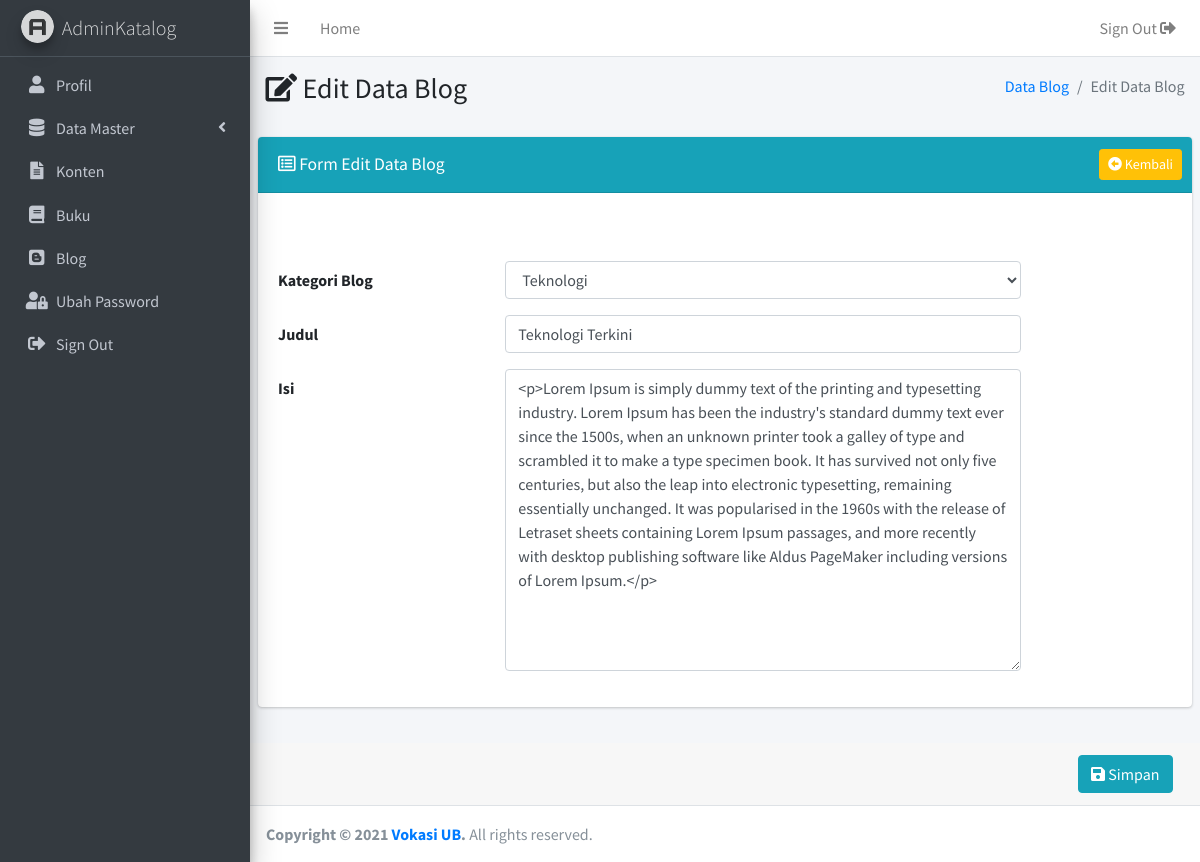
The page /admin/editblog.php?data=1 on the database its author committed.
### tables this page shows
CREATE TABLE `blog` (
  `id_blog` int(11) NOT NULL,
  `id_kategori_blog` int(11) DEFAULT NULL,
  `id_user` int(11) DEFAULT NULL,
  `tanggal` date NOT NULL DEFAULT '1999-01-01',
  `judul` varchar(255) DEFAULT NULL,
  `isi` text DEFAULT NULL
);

CREATE TABLE `kategori_blog` (
  `id_kategori_blog` int(11) NOT NULL,
  `kategori_blog` varchar(50) DEFAULT NULL
);

### admin/editblog.php (the view, shortened to what this page needs)
<?php
  include('../koneksi/koneksi.php');
  if(isset($_GET['data'])){
    $id_blog = $_GET['data'];
    $sql_b = "SELECT `judul`, `isi`, `id_kategori_blog`
    from `blog` where `id_blog` = '$id_blog'";
    $query_b = mysqli_query($koneksi,$sql_b);
    while($data_b = mysqli_fetch_row($query_b)){
       $judul= $data_b[0];
       $isi= $data_b[1];
       $id_kategori_blog= $data_b[2];
    }
  }
?>
<!DOCTYPE html>
<html>
<head>
<?php include("includes/head.php") ?>
</head>
<body class="hold-transition sidebar-mini layout-fixed">
<div class="wrapper">
<?php include("includes/header.php") ?>
  <?php include("includes/sidebar.php") ?>
  <div class="content-wrapper">
    <section class="content-header">
      <div class="container-fluid">
        <div class="row mb-2">
          <div class="col-sm-6">
            <h3><i class="fas fa-edit"></i> Edit Data Blog</h3>
          </div>
          <div class="col-sm-6">
            <ol class="breadcrumb float-sm-right">
              <li class="breadcrumb-item"><a href="blog.php">Data Blog</a></li>
              <li class="breadcrumb-item active">Edit Data Blog</li>
            </ol>
          </div>
        </div>
      </div>
    </section>
    <section class="content">
    <div class="card card-info">
      <div class="card-header">
        <h3 class="card-title"style="margin-top:5px;"><i class="far fa-list-alt"></i> Form Edit Data Blog</h3>
        <div class="card-tools">
          <a href="blog.php" class="btn btn-sm btn-warning float-right">
          <i class="fas fa-arrow-alt-circle-left"></i> Kembali</a>
        </div>
      </div>
      <form class="form-horizontal" method="post" action="konfirmasieditblog.php">
        <div class="card-body">
        <div class="form-group row">
            <label for="kategori" class="col-sm-3 col-form-label">Kategori Blog</label>
            <div class="col-sm-7">
              <select class="form-control" id="kategori" name="kategori" value="">
                <?php
                  $cat = $id_kategori_blog;
                  $sql_k = "SELECT `id_kategori_blog`, `kategori_blog` from `kategori_blog`";
                  $query_k = mysqli_query($koneksi,$sql_k);
                  while($data_k = mysqli_fetch_row($query_k)){
                    $id_kategori_blog = $data_k[0];
                    $kategori_blog = $data_k[1];
                ?>
                <option value="<?php echo $id_kategori_blog ?>"
                <?php if ($cat == $id_kategori_blog) {echo "selected";} ?>>
                <?php echo $kategori_blog;?></option>
                <?php }?>
              </select>
            </div>
          </div>
          <div class="form-group row">
            <label for="nim" class="col-sm-3 col-form-label">Judul</label>
            <div class="col-sm-7">
              <input type="text" class="form-control" name="judul" id="judul" value="<?php echo $judul ?>">
            </div>
          </div>
          <div class="form-group row">
            <label for="isi" class="col-sm-3 col-form-label">Isi</label>
            <div class="col-sm-7">
              <textarea class="form-control" name="isi" id="editor1" rows="12"><?php echo $isi ?></textarea>
            </div>
          </div>
          </div>
        </div>
      </div>
        <div class="card-footer">
          <div class="col-sm-12">
            <button type="submit" class="btn btn-info float-right"><i class="fas fa-save"></i> Simpan</button>
          </div>
        </div>
    </div>
  <?php include("includes/footer.php") ?>
</body>
</html>

### admin/includes/head.php (style rules this page uses)
.card-body { overflow-x:auto; }

### rows shown on the page
blog: kategori "Teknologi", judul "Teknologi Terkini", isi "<p>Lorem Ipsum is simply dummy text of the printing and typesetting industry. Lorem Ipsum has been the industry's standard dummy text ever since the 1500s, when an unknown printer took a galley of type and scrambled it to make a type specimen book. It has survived not only five centuries, but also the leap into electronic typesetting, remaining essentially unchanged. It was popularised in the 1960s with the release of Letraset sheets containing Lorem Ipsum passages, and more recently with desktop publishing software like Aldus PageMaker including versions of Lorem Ipsum.</p>"
